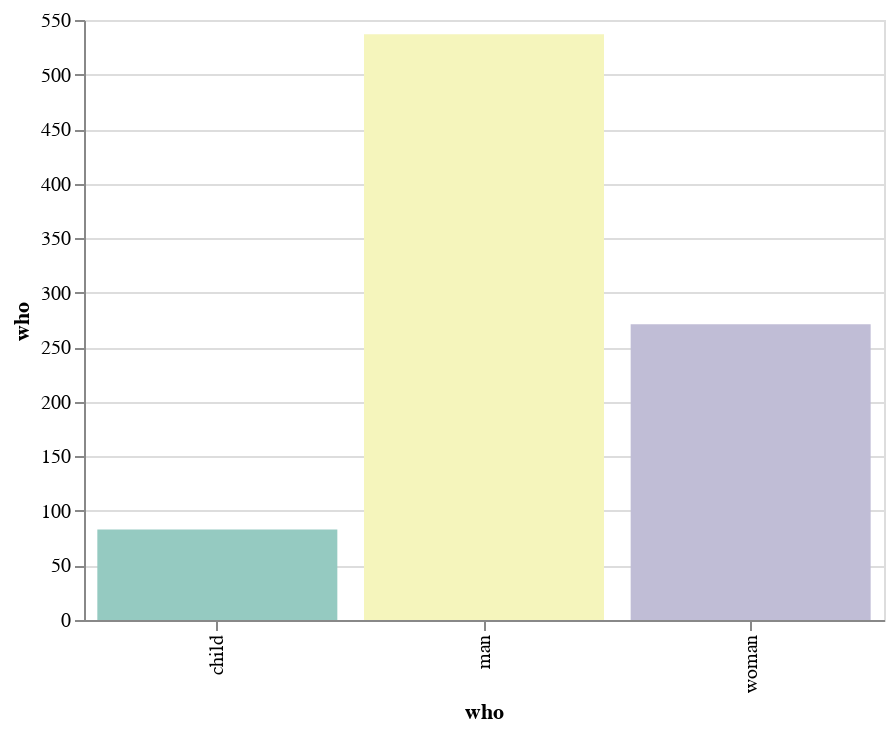

Notebook code cell kept with this figure:
### Code cell
display(salt.countplot(x="who", data=titanic, palette="Set3"))
ax = sns.countplot(x="who", data=titanic, palette="Set3")

### Figure 1 — Vega-Lite specification as saved in the notebook (floating-point values rounded to 4 significant figures; data arrays with more than 128 entries replaced by an {"elided": "..."} marker saying what was removed)
{"$schema": "https://vega.github.io/schema/vega-lite/v2.4.1.json", "config": {"range": {"category": ["rgba(149,202,193,1)", "rgba(245,245,188,1)", "rgba(192,189,214,1)", "rgba(233,141,131,1)", "rgba(138,175,200,1)", "rgba(233,178,117,1)", "rgba(175,207,119,1)", "rgba(246,210,228,1)", "rgba(217,217,217,1)", "rgba(180,135,181,1)", "rgba(207,230,201,1)", "rgba(237,223,128,1)"]}, "view": {"height": 300, "width": 400}}, "data": {"values": {"elided": "891 records"}}, "encoding": {"color": {"field": "who", "legend": null, "type": "nominal"}, "x": {"field": "who", "type": "nominal"}, "y": {"aggregate": "count", "axis": {"title": "who"}, "field": "who", "type": "quantitative"}}, "mark": "bar"}
